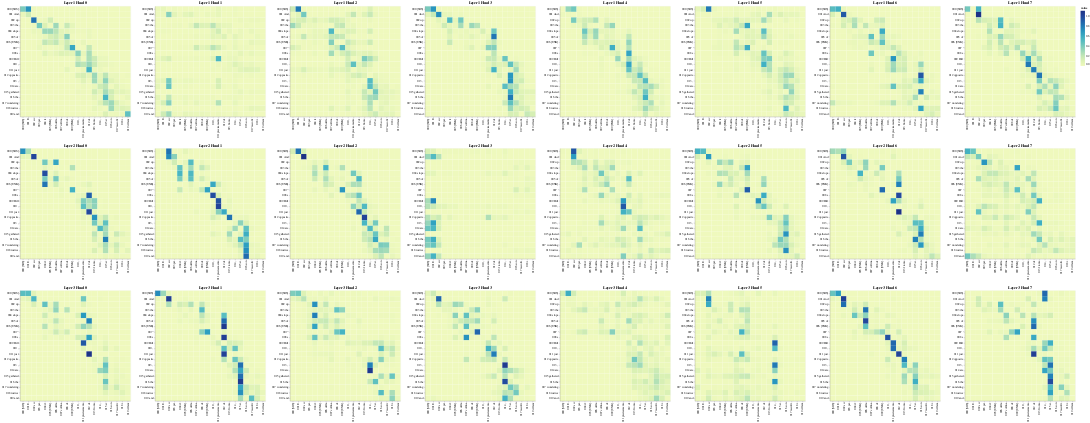

The notebook cell saved with this chart:
### Code cell
get_all_attention_maps("encoder-decoder",layers,heads,encoder_input_tokens,decoder_input_tokens,min(20,sentence_len))

### Figure 1 — Vega-Lite specification as saved in the notebook (floating-point values rounded to 4 significant figures; data arrays with more than 128 entries replaced by an {"elided": "..."} marker saying what was removed)
{"config": {"view": {"continuousWidth": 300, "continuousHeight": 300}}, "vconcat": [{"hconcat": [{"data": {"name": "data-828abc34d6d503179de9d9bd7f9b85c8"}, "mark": {"type": "rect"}, "encoding": {"color": {"field": "value", "type": "quantitative"}, "tooltip": [{"field": "row", "type": "quantitative"}, {"field": "column", "type": "quantitative"}, {"field": "value", "type": "quantitative"}, {"field": "row_token", "type": "nominal"}, {"field": "col_token", "type": "nominal"}], "x": {"axis": {"title": ""}, "field": "col_token", "type": "nominal"}, "y": {"axis": {"title": ""}, "field": "row_token", "type": "nominal"}}, "height": 400, "name": "view_49", "title": "Layer 1 Head 0", "width": 400}, {"data": {"name": "data-c49a17ce3fb240b4ee15b13cfb96c06e"}, "mark": {"type": "rect"}, "encoding": {"color": {"field": "value", "type": "quantitative"}, "tooltip": [{"field": "row", "type": "quantitative"}, {"field": "column", "type": "quantitative"}, {"field": "value", "type": "quantitative"}, {"field": "row_token", "type": "nominal"}, {"field": "col_token", "type": "nominal"}], "x": {"axis": {"title": ""}, "field": "col_token", "type": "nominal"}, "y": {"axis": {"title": ""}, "field": "row_token", "type": "nominal"}}, "height": 400, "name": "view_50", "title": "Layer 1 Head 1", "width": 400}, {"data": {"name": "data-e65deb95c51ade75332909dccbd0da1f"}, "mark": {"type": "rect"}, "encoding": {"color": {"field": "value", "type": "quantitative"}, "tooltip": [{"field": "row", "type": "quantitative"}, {"field": "column", "type": "quantitative"}, {"field": "value", "type": "quantitative"}, {"field": "row_token", "type": "nominal"}, {"field": "col_token", "type": "nominal"}], "x": {"axis": {"title": ""}, "field": "col_token", "type": "nominal"}, "y": {"axis": {"title": ""}, "field": "row_token", "type": "nominal"}}, "height": 400, "name": "view_51", "title": "Layer 1 Head 2", "width": 400}, {"data": {"name": "data-3ec996bf06c2fec2a0202e48a24130ac"}, "mark": {"type": "rect"}, "encoding": {"color": {"field": "value", "type": "quantitative"}, "tooltip": [{"field": "row", "type": "quantitative"}, {"field": "column", "type": "quantitative"}, {"field": "value", "type": "quantitative"}, {"field": "row_token", "type": "nominal"}, {"field": "col_token", "type": "nominal"}], "x": {"axis": {"title": ""}, "field": "col_token", "type": "nominal"}, "y": {"axis": {"title": ""}, "field": "row_token", "type": "nominal"}}, "height": 400, "name": "view_52", "title": "Layer 1 Head 3", "width": 400}, {"data": {"name": "data-c235f7e6d8d28dab675637e7a6046c68"}, "mark": {"type": "rect"}, "encoding": {"color": {"field": "value", "type": "quantitative"}, "tooltip": [{"field": "row", "type": "quantitative"}, {"field": "column", "type": "quantitative"}, {"field": "value", "type": "quantitative"}, {"field": "row_token", "type": "nominal"}, {"field": "col_token", "type": "nominal"}], "x": {"axis": {"title": ""}, "field": "col_token", "type": "nominal"}, "y": {"axis": {"title": ""}, "field": "row_token", "type": "nominal"}}, "height": 400, "name": "view_53", "title": "Layer 1 Head 4", "width": 400}, {"data": {"name": "data-67c9ca643e3414a91269469feece6a55"}, "mark": {"type": "rect"}, "encoding": {"color": {"field": "value", "type": "quantitative"}, "tooltip": [{"field": "row", "type": "quantitative"}, {"field": "column", "type": "quantitative"}, {"field": "value", "type": "quantitative"}, {"field": "row_token", "type": "nominal"}, {"field": "col_token", "type": "nominal"}], "x": {"axis": {"title": ""}, "field": "col_token", "type": "nominal"}, "y": {"axis": {"title": ""}, "field": "row_token", "type": "nominal"}}, "height": 400, "name": "view_54", "title": "Layer 1 Head 5", "width": 400}, {"data": {"name": "data-84063d1b6cea7a73e699dd3ec137c7bd"}, "mark": {"type": "rect"}, "encoding": {"color": {"field": "value", "type": "quantitative"}, "tooltip": [{"field": "row", "type": "quantitative"}, {"field": "column", "type": "quantitative"}, {"field": "value", "type": "quantitative"}, {"field": "row_token", "type": "nominal"}, {"field": "col_token", "type": "nominal"}], "x": {"axis": {"title": ""}, "field": "col_token", "type": "nominal"}, "y": {"axis": {"title": ""}, "field": "row_token", "type": "nominal"}}, "height": 400, "name": "view_55", "title": "Layer 1 Head 6", "width": 400}, {"data": {"name": "data-73454bfc80f967b37873534a42204b99"}, "mark": {"type": "rect"}, "encoding": {"color": {"field": "value", "type": "quantitative"}, "tooltip": [{"field": "row", "type": "quantitative"}, {"field": "column", "type": "quantitative"}, {"field": "value", "type": "quantitative"}, {"field": "row_token", "type": "nominal"}, {"field": "col_token", "type": "nominal"}], "x": {"axis": {"title": ""}, "field": "col_token", "type": "nominal"}, "y": {"axis": {"title": ""}, "field": "row_token", "type": "nominal"}}, "height": 400, "name": "view_56", "title": "Layer 1 Head 7", "width": 400}]}, {"hconcat": [{"data": {"name": "data-e724a001eb3b252cbecd6c5cc056f5c5"}, "mark": {"type": "rect"}, "encoding": {"color": {"field": "value", "type": "quantitative"}, "tooltip": [{"field": "row", "type": "quantitative"}, {"field": "column", "type": "quantitative"}, {"field": "value", "type": "quantitative"}, {"field": "row_token", "type": "nominal"}, {"field": "col_token", "type": "nominal"}], "x": {"axis": {"title": ""}, "field": "col_token", "type": "nominal"}, "y": {"axis": {"title": ""}, "field": "row_token", "type": "nominal"}}, "height": 400, "name": "view_57", "title": "Layer 2 Head 0", "width": 400}, {"data": {"name": "data-9bfac3fe90359cdf88bf80f1112dccb8"}, "mark": {"type": "rect"}, "encoding": {"color": {"field": "value", "type": "quantitative"}, "tooltip": [{"field": "row", "type": "quantitative"}, {"field": "column", "type": "quantitative"}, {"field": "value", "type": "quantitative"}, {"field": "row_token", "type": "nominal"}, {"field": "col_token", "type": "nominal"}], "x": {"axis": {"title": ""}, "field": "col_token", "type": "nominal"}, "y": {"axis": {"title": ""}, "field": "row_token", "type": "nominal"}}, "height": 400, "name": "view_58", "title": "Layer 2 Head 1", "width": 400}, {"data": {"name": "data-e1bb0beb96d875f2c831351eaeb9f228"}, "mark": {"type": "rect"}, "encoding": {"color": {"field": "value", "type": "quantitative"}, "tooltip": [{"field": "row", "type": "quantitative"}, {"field": "column", "type": "quantitative"}, {"field": "value", "type": "quantitative"}, {"field": "row_token", "type": "nominal"}, {"field": "col_token", "type": "nominal"}], "x": {"axis": {"title": ""}, "field": "col_token", "type": "nominal"}, "y": {"axis": {"title": ""}, "field": "row_token", "type": "nominal"}}, "height": 400, "name": "view_59", "title": "Layer 2 Head 2", "width": 400}, {"data": {"name": "data-958046e9ec793bddef269314d3280f54"}, "mark": {"type": "rect"}, "encoding": {"color": {"field": "value", "type": "quantitative"}, "tooltip": [{"field": "row", "type": "quantitative"}, {"field": "column", "type": "quantitative"}, {"field": "value", "type": "quantitative"}, {"field": "row_token", "type": "nominal"}, {"field": "col_token", "type": "nominal"}], "x": {"axis": {"title": ""}, "field": "col_token", "type": "nominal"}, "y": {"axis": {"title": ""}, "field": "row_token", "type": "nominal"}}, "height": 400, "name": "view_60", "title": "Layer 2 Head 3", "width": 400}, {"data": {"name": "data-60b608d7c0435313d2be8aa072396baa"}, "mark": {"type": "rect"}, "encoding": {"color": {"field": "value", "type": "quantitative"}, "tooltip": [{"field": "row", "type": "quantitative"}, {"field": "column", "type": "quantitative"}, {"field": "value", "type": "quantitative"}, {"field": "row_token", "type": "nominal"}, {"field": "col_token", "type": "nominal"}], "x": {"axis": {"title": ""}, "field": "col_token", "type": "nominal"}, "y": {"axis": {"title": ""}, "field": "row_token", "type": "nominal"}}, "height": 400, "name": "view_61", "title": "Layer 2 Head 4", "width": 400}, {"data": {"name": "data-7752823a550e344033bb0b46c81f0816"}, "mark": {"type": "rect"}, "encoding": {"color": {"field": "value", "type": "quantitative"}, "tooltip": [{"field": "row", "type": "quantitative"}, {"field": "column", "type": "quantitative"}, {"field": "value", "type": "quantitative"}, {"field": "row_token", "type": "nominal"}, {"field": "col_token", "type": "nominal"}], "x": {"axis": {"title": ""}, "field": "col_token", "type": "nominal"}, "y": {"axis": {"title": ""}, "field": "row_token", "type": "nominal"}}, "height": 400, "name": "view_62", "title": "Layer 2 Head 5", "width": 400}, {"data": {"name": "data-a13b84323d76e1d6e8375ebd40956646"}, "mark": {"type": "rect"}, "encoding": {"color": {"field": "value", "type": "quantitative"}, "tooltip": [{"field": "row", "type": "quantitative"}, {"field": "column", "type": "quantitative"}, {"field": "value", "type": "quantitative"}, {"field": "row_token", "type": "nominal"}, {"field": "col_token", "type": "nominal"}], "x": {"axis": {"title": ""}, "field": "col_token", "type": "nominal"}, "y": {"axis": {"title": ""}, "field": "row_token", "type": "nominal"}}, "height": 400, "name": "view_63", "title": "Layer 2 Head 6", "width": 400}, {"data": {"name": "data-9293a95b7fd03edd68181cbc08ea3512"}, "mark": {"type": "rect"}, "encoding": {"color": {"field": "value", "type": "quantitative"}, "tooltip": [{"field": "row", "type": "quantitative"}, {"field": "column", "type": "quantitative"}, {"field": "value", "type": "quantitative"}, {"field": "row_token", "type": "nominal"}, {"field": "col_token", "type": "nominal"}], "x": {"axis": {"title": ""}, "field": "col_token", "type": "nominal"}, "y": {"axis": {"title": ""}, "field": "row_token", "type": "nominal"}}, "height": 400, "name": "view_64", "title": "Layer 2 Head 7", "width": 400}]}, {"hconcat": [{"data": {"name": "data-d1b7d82bb8e4f327110bf4a1959f5a98"}, "mark": {"type": "rect"}, "encoding": {"color": {"field": "value", "type": "quantitative"}, "tooltip": [{"field": "row", "type": "quantitative"}, {"field": "column", "type": "quantitative"}, {"field": "value", "type": "quantitative"}, {"field": "row_token", "type": "nominal"}, {"field": "col_token", "type": "nominal"}], "x": {"axis": {"title": ""}, "field": "col_token", "type": "nominal"}, "y": {"axis": {"title": ""}, "field": "row_token", "type": "nominal"}}, "height": 400, "name": "view_65", "title": "Layer 3 Head 0", "width": 400}, {"data": {"name": "data-a42ee67c339b259349ad18e993e0e0f5"}, "mark": {"type": "rect"}, "encoding": {"color": {"field": "value", "type": "quantitative"}, "tooltip": [{"field": "row", "type": "quantitative"}, {"field": "column", "type": "quantitative"}, {"field": "value", "type": "quantitative"}, {"field": "row_token", "type": "nominal"}, {"field": "col_token", "type": "nominal"}], "x": {"axis": {"title": ""}, "field": "col_token", "type": "nominal"}, "y": {"axis": {"title": ""}, "field": "row_token", "type": "nominal"}}, "height": 400, "name": "view_66", "title": "Layer 3 Head 1", "width": 400}, {"data": {"name": "data-24c556b5b4ff05530946aadbd3f5dcfe"}, "mark": {"type": "rect"}, "encoding": {"color": {"field": "value", "type": "quantitative"}, "tooltip": [{"field": "row", "type": "quantitative"}, {"field": "column", "type": "quantitative"}, {"field": "value", "type": "quantitative"}, {"field": "row_token", "type": "nominal"}, {"field": "col_token", "type": "nominal"}], "x": {"axis": {"title": ""}, "field": "col_token", "type": "nominal"}, "y": {"axis": {"title": ""}, "field": "row_token", "type": "nominal"}}, "height": 400, "name": "view_67", "title": "Layer 3 Head 2", "width": 400}, {"data": {"name": "data-c1a5c691faf1b054bdaa3ddec2f45429"}, "mark": {"type": "rect"}, "encoding": {"color": {"field": "value", "type": "quantitative"}, "tooltip": [{"field": "row", "type": "quantitative"}, {"field": "column", "type": "quantitative"}, {"field": "value", "type": "quantitative"}, {"field": "row_token", "type": "nominal"}, {"field": "col_token", "type": "nominal"}], "x": {"axis": {"title": ""}, "field": "col_token", "type": "nominal"}, "y": {"axis": {"title": ""}, "field": "row_token", "type": "nominal"}}, "height": 400, "name": "view_68", "title": "Layer 3 Head 3", "width": 400}, {"data": {"name": "data-ef85ff1b7fe576601836fec647b765c4"}, "mark": {"type": "rect"}, "encoding": {"color": {"field": "value", "type": "quantitative"}, "tooltip": [{"field": "row", "type": "quantitative"}, {"field": "column", "type": "quantitative"}, {"field": "value", "type": "quantitative"}, {"field": "row_token", "type": "nominal"}, {"field": "col_token", "type": "nominal"}], "x": {"axis": {"title": ""}, "field": "col_token", "type": "nominal"}, "y": {"axis": {"title": ""}, "field": "row_token", "type": "nominal"}}, "height": 400, "name": "view_69", "title": "Layer 3 Head 4", "width": 400}, {"data": {"name": "data-536e3dd42e50d62e0881288d4ad726cc"}, "mark": {"type": "rect"}, "encoding": {"color": {"field": "value", "type": "quantitative"}, "tooltip": [{"field": "row", "type": "quantitative"}, {"field": "column", "type": "quantitative"}, {"field": "value", "type": "quantitative"}, {"field": "row_token", "type": "nominal"}, {"field": "col_token", "type": "nominal"}], "x": {"axis": {"title": ""}, "field": "col_token", "type": "nominal"}, "y": {"axis": {"title": ""}, "field": "row_token", "type": "nominal"}}, "height": 400, "name": "view_70", "title": "Layer 3 Head 5", "width": 400}, {"data": {"name": "data-073108c96a8dd559ff070907e27f6a4e"}, "mark": {"type": "rect"}, "encoding": {"color": {"field": "value", "type": "quantitative"}, "tooltip": [{"field": "row", "type": "quantitative"}, {"field": "column", "type": "quantitative"}, {"field": "value", "type": "quantitative"}, {"field": "row_token", "type": "nominal"}, {"field": "col_token", "type": "nominal"}], "x": {"axis": {"title": ""}, "field": "col_token", "type": "nominal"}, "y": {"axis": {"title": ""}, "field": "row_token", "type": "nominal"}}, "height": 400, "name": "view_71", "title": "Layer 3 Head 6", "width": 400}, {"data": {"name": "data-f23837f0fd2db4775fa4862965ada570"}, "mark": {"type": "rect"}, "encoding": {"color": {"field": "value", "type": "quantitative"}, "tooltip": [{"field": "row", "type": "quantitative"}, {"field": "column", "type": "quantitative"}, {"field": "value", "type": "quantitative"}, {"field": "row_token", "type": "nominal"}, {"field": "col_token", "type": "nominal"}], "x": {"axis": {"title": ""}, "field": "col_token", "type": "nominal"}, "y": {"axis": {"title": ""}, "field": "row_token", "type": "nominal"}}, "height": 400, "name": "view_72", "title": "Layer 3 Head 7", "width": 400}]}], "params": [{"name": "param_49", "select": {"type": "interval", "encodings": ["x", "y"]}, "bind": "scales", "views": ["view_49"]}, {"name": "param_50", "select": {"type": "interval", "encodings": ["x", "y"]}, "bind": "scales", "views": ["view_50"]}, {"name": "param_51", "select": {"type": "interval", "encodings": ["x", "y"]}, "bind": "scales", "views": ["view_51"]}, {"name": "param_52", "select": {"type": "interval", "encodings": ["x", "y"]}, "bind": "scales", "views": ["view_52"]}, {"name": "param_53", "select": {"type": "interval", "encodings": ["x", "y"]}, "bind": "scales", "views": ["view_53"]}, {"name": "param_54", "select": {"type": "interval", "encodings": ["x", "y"]}, "bind": "scales", "views": ["view_54"]}, {"name": "param_55", "select": {"type": "interval", "encodings": ["x", "y"]}, "bind": "scales", "views": ["view_55"]}, {"name": "param_56", "select": {"type": "interval", "encodings": ["x", "y"]}, "bind": "scales", "views": ["view_56"]}, {"name": "param_57", "select": {"type": "interval", "encodings": ["x", "y"]}, "bind": "scales", "views": ["view_57"]}, {"name": "param_58", "select": {"type": "interval", "encodings": ["x", "y"]}, "bind": "scales", "views": ["view_58"]}, {"name": "param_59", "select": {"type": "interval", "encodings": ["x", "y"]}, "bind": "scales", "views": ["view_59"]}, {"name": "param_60", "select": {"type": "interval", "encodings": ["x", "y"]}, "bind": "scales", "views": ["view_60"]}, {"name": "param_61", "select": {"type": "interval", "encodings": ["x", "y"]}, "bind": "scales", "views": ["view_61"]}, {"name": "param_62", "select": {"type": "interval", "encodings": ["x", "y"]}, "bind": "scales", "views": ["view_62"]}, {"name": "param_63", "select": {"type": "interval", "encodings": ["x", "y"]}, "bind": "scales", "views": ["view_63"]}, {"name": "param_64", "select": {"type": "interval", "encodings": ["x", "y"]}, "bind": "scales", "views": ["view_64"]}, {"name": "param_65", "select": {"type": "interval", "encodings": ["x", "y"]}, "bind": "scales", "views": ["view_65"]}, {"name": "param_66", "select": {"type": "interval", "encodings": ["x", "y"]}, "bind": "scales", "views": ["view_66"]}, {"name": "param_67", "select": {"type": "interval", "encodings": ["x", "y"]}, "bind": "scales", "views": ["view_67"]}, {"name": "param_68", "select": {"type": "interval", "encodings": ["x", "y"]}, "bind": "scales", "views": ["view_68"]}, {"name": "param_69", "select": {"type": "interval", "encodings": ["x", "y"]}, "bind": "scales", "views": ["view_69"]}, {"name": "param_70", "select": {"type": "interval", "encodings": ["x", "y"]}, "bind": "scales", "views": ["view_70"]}, {"name": "param_71", "select": {"type": "interval", "encodings": ["x", "y"]}, "bind": "scales", "views": ["view_71"]}, {"name": "param_72", "select": {"type": "interval", "encodings": ["x", "y"]}, "bind": "scales", "views": ["view_72"]}], "$schema": "https://vega.github.io/schema/vega-lite/v5.20.1.json", "datasets": {"data-828abc34d6d503179de9d9bd7f9b85c8": {"elided": "400 records"}, "data-c49a17ce3fb240b4ee15b13cfb96c06e": {"elided": "400 records"}, "data-e65deb95c51ade75332909dccbd0da1f": {"elided": "400 records"}, "data-3ec996bf06c2fec2a0202e48a24130ac": {"elided": "400 records"}, "data-c235f7e6d8d28dab675637e7a6046c68": {"elided": "400 records"}, "data-67c9ca643e3414a91269469feece6a55": {"elided": "400 records"}, "data-84063d1b6cea7a73e699dd3ec137c7bd": {"elided": "400 records"}, "data-73454bfc80f967b37873534a42204b99": {"elided": "400 records"}, "data-e724a001eb3b252cbecd6c5cc056f5c5": {"elided": "400 records"}, "data-9bfac3fe90359cdf88bf80f1112dccb8": {"elided": "400 records"}, "data-e1bb0beb96d875f2c831351eaeb9f228": {"elided": "400 records"}, "data-958046e9ec793bddef269314d3280f54": {"elided": "400 records"}, "data-60b608d7c0435313d2be8aa072396baa": {"elided": "400 records"}, "data-7752823a550e344033bb0b46c81f0816": {"elided": "400 records"}, "data-a13b84323d76e1d6e8375ebd40956646": {"elided": "400 records"}, "data-9293a95b7fd03edd68181cbc08ea3512": {"elided": "400 records"}, "data-d1b7d82bb8e4f327110bf4a1959f5a98": {"elided": "400 records"}, "data-a42ee67c339b259349ad18e993e0e0f5": {"elided": "400 records"}, "data-24c556b5b4ff05530946aadbd3f5dcfe": {"elided": "400 records"}, "data-c1a5c691faf1b054bdaa3ddec2f45429": {"elided": "400 records"}, "data-ef85ff1b7fe576601836fec647b765c4": {"elided": "400 records"}, "data-536e3dd42e50d62e0881288d4ad726cc": {"elided": "400 records"}, "data-073108c96a8dd559ff070907e27f6a4e": {"elided": "400 records"}, "data-f23837f0fd2db4775fa4862965ada570": {"elided": "400 records"}}}
